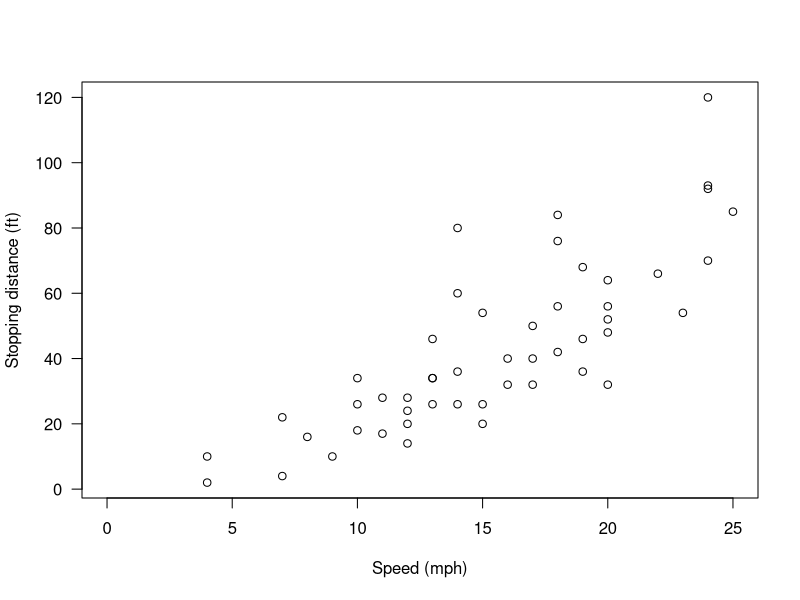

This figure's R source:
## ---- chunk 1
knitr::opts_chunk$set(echo = TRUE)
knitr::opts_chunk$set(fig.path = "../images/")
## ---- chunk 2
plot(cars, xlab = "Speed (mph)", ylab = "Stopping distance (ft)",
    las = 1, xlim = c(0, 25))
